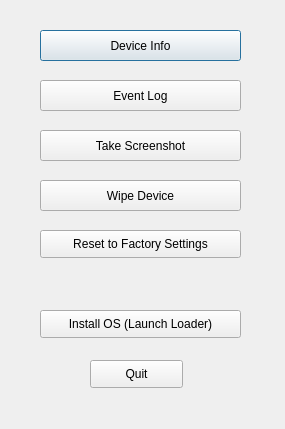
<?xml version="1.0" encoding="UTF-8"?>
<ui version="4.0">
 <class>mainDialog</class>
 <widget class="QDialog" name="mainDialog">
  <property name="geometry">
   <rect>
    <x>0</x>
    <y>0</y>
    <width>285</width>
    <height>429</height>
   </rect>
  </property>
  <property name="windowTitle">
   <string>Dialog</string>
  </property>
  <widget class="QPushButton" name="deviceInfoPushbutton">
   <property name="geometry">
    <rect>
     <x>40</x>
     <y>30</y>
     <width>201</width>
     <height>31</height>
    </rect>
   </property>
   <property name="text">
    <string>Device Info</string>
   </property>
  </widget>
  <widget class="QPushButton" name="eventLogPushButton">
   <property name="geometry">
    <rect>
     <x>40</x>
     <y>80</y>
     <width>201</width>
     <height>31</height>
    </rect>
   </property>
   <property name="text">
    <string>Event Log</string>
   </property>
  </widget>
  <widget class="QPushButton" name="takeScreenshotPushButton">
   <property name="geometry">
    <rect>
     <x>40</x>
     <y>130</y>
     <width>201</width>
     <height>31</height>
    </rect>
   </property>
   <property name="text">
    <string>Take Screenshot</string>
   </property>
  </widget>
  <widget class="QPushButton" name="wipeDevicePushButton">
   <property name="geometry">
    <rect>
     <x>40</x>
     <y>180</y>
     <width>201</width>
     <height>31</height>
    </rect>
   </property>
   <property name="text">
    <string>Wipe Device</string>
   </property>
  </widget>
  <widget class="QPushButton" name="quitPushButton">
   <property name="geometry">
    <rect>
     <x>90</x>
     <y>360</y>
     <width>93</width>
     <height>28</height>
    </rect>
   </property>
   <property name="text">
    <string>Quit</string>
   </property>
  </widget>
  <widget class="QPushButton" name="launchLoaderPushButton">
   <property name="geometry">
    <rect>
     <x>40</x>
     <y>310</y>
     <width>201</width>
     <height>28</height>
    </rect>
   </property>
   <property name="text">
    <string>Install OS (Launch Loader)</string>
   </property>
  </widget>
  <widget class="QPushButton" name="resetFactoryPushButton">
   <property name="geometry">
    <rect>
     <x>40</x>
     <y>230</y>
     <width>201</width>
     <height>28</height>
    </rect>
   </property>
   <property name="text">
    <string>Reset to Factory Settings</string>
   </property>
  </widget>
 </widget>
 <resources/>
 <connections/>
</ui>
